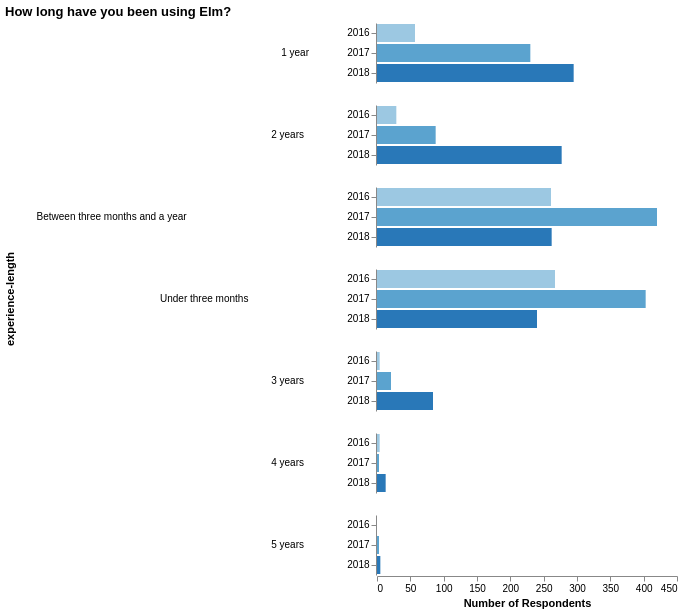

The specification (Vega-Lite) saved for this image:
### Vega-Lite specification from a JSON file in a GitHub repository (floating-point values rounded to 4 significant figures)
{"$schema": "https://vega.github.io/schema/vega-lite/v3.json", "title": "How long have you been using Elm?", "data": {"values": "experience-length,count,year,sort\n1 year,295,2018,2\n2 years,277,2018,3\nBetween three months and a year,262,2018,1\nUnder three months,240,2018,0\n3 years,84,2018,4\n4 years,13,2018,5\n5 years,5,2018,6\nUnder three months,403,2017,0\nUnder three months,267,2016,0\nBetween three months and a year,420,2017,1\nBetween three months and a year,261,2016,1\n1 year,230,2017,2\n1 year,57,2016,2\n2 years,88,2017,3\n2 years,29,2016,3\n3 years,21,2017,4\n3 years,4,2016,4\n4 years,3,2017,5\n4 years,4,2016,5\n5 years,3,2017,6\n5 years,0,2016,6\n", "format": {"type": "csv"}}, "config": {"view": {"stroke": "transparent"}, "axis": {"domainWidth": 1}}, "mark": "bar", "encoding": {"row": {"field": "experience-length", "type": "nominal", "sort": {"field": "sort", "order": "descending", "op": "average"}, "header": {"labelAngle": 0}}, "x": {"aggregate": "sum", "field": "count", "type": "quantitative", "axis": {"title": "Number of Respondents", "grid": false}}, "y": {"field": "year", "type": "nominal", "axis": {"title": ""}}, "color": {"field": "year", "type": "ordinal", "legend": null}}}
